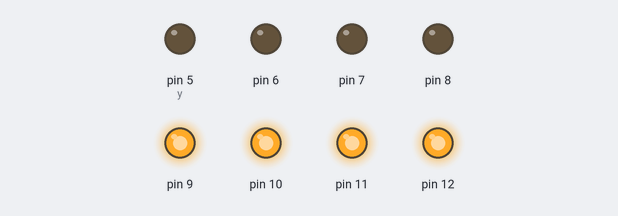
Bench run of a sketch on a simulated Arduino Uno, built with avr-gcc and run on an emulated ATmega328P. Parts: output pins drawn as LEDs (lit = HIGH).

Above: at 0.15 s.
At 1.65 s:
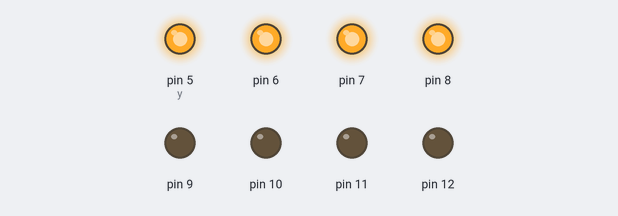
At 3.45 s:
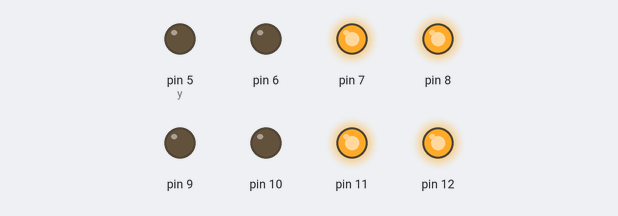
At 7.05 s:
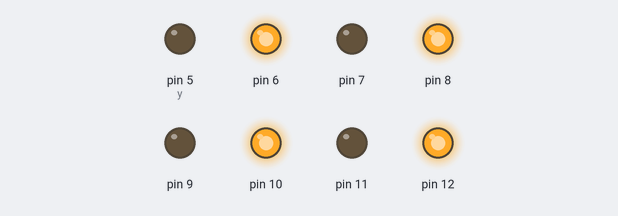
At 10.65 s:
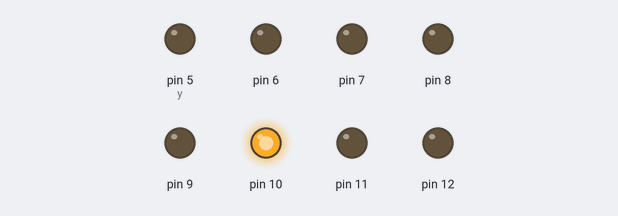
At 14.25 s:
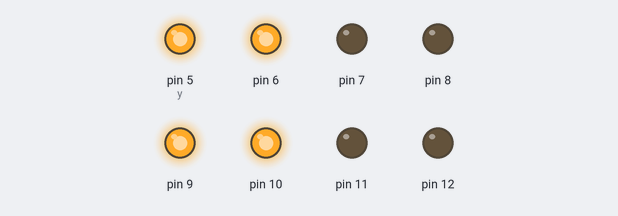
Timing chart, 0 to 14.6 s (numbered marks = the images above):
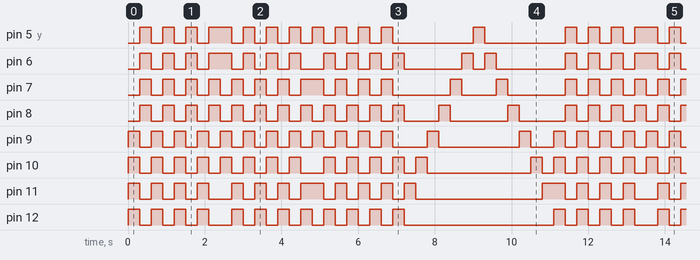

The sketch:

LED_scripted_blink.ino
```cpp
int animation[] = {15, 240, 15, 240, 15, 240, 15, 240, 204, 51, 204, 51, 204, 51, 204, 51, 170, 85, 170, 85, 170, 85, 170, 85,2,4,8,16,32,64,128,64,32,16,8,4,2};
void setup() {
  Serial.begin(9600);
  int y = 5;
  while (y < 13) {
    // initialize digital pin 13 as an output.
    pinMode(y, OUTPUT);
    y++;
  }


}


int offset = 5;
int decimal = 64;

int index = 0;

void loop()
{


  int leddisplay[] = {0, 0, 0, 0, 0, 0, 0, 0};

  getmod(leddisplay, animation[index]);

  for (int thisPin = 0; thisPin < 8; thisPin++) {
    // turn the pin on:

    digitalWrite( (thisPin + offset) , leddisplay[thisPin]);
  }


  index++;

  if (index > 36) {
    index = 0;
  }
  delay(300);


}

void getmod(int pdata[], int pdecimal)
{

  if (pdecimal >= 128) {
    pdata[0] = 1;
  }
  pdecimal = pdecimal % 128;

  if (pdecimal >= 64) {
    pdata[1] = 1;
  }
  pdecimal = pdecimal % 64;

  if (pdecimal >= 32) {
    pdata[2] = 1;
  }
  pdecimal = pdecimal % 32;

  if (pdecimal >= 16) {
    pdata[3] = 1;
  }
  pdecimal = pdecimal % 16;

  if (pdecimal >= 8) {
    pdata[4] = 1;
  }
  pdecimal = pdecimal % 8;

  if (pdecimal >= 4) {
    pdata[5] = 1;
  }
  pdecimal = pdecimal % 4;

  if (pdecimal >= 2) {
    pdata[6] = 1;
  }
  pdecimal = pdecimal % 2;

  if (pdecimal >= 1) {
    pdata[7] = 1;
  }

}
```

Measured:
- by itself, pin 5 (y), pin 6–8, pin 10–12: moves between LOW and HIGH, repeating every 11.1 s
- by itself, pin 9: repeats every 11.1 s: HIGH 0.30 s, LOW 0.90 s, HIGH 0.30 s, LOW 2.1 s, HIGH 0.30 s, LOW 0.60 s, 11 × (HIGH 0.30 s, LOW 0.30 s)
- by itself, everything shown: repeats every 11.1 s, in 37 steps
